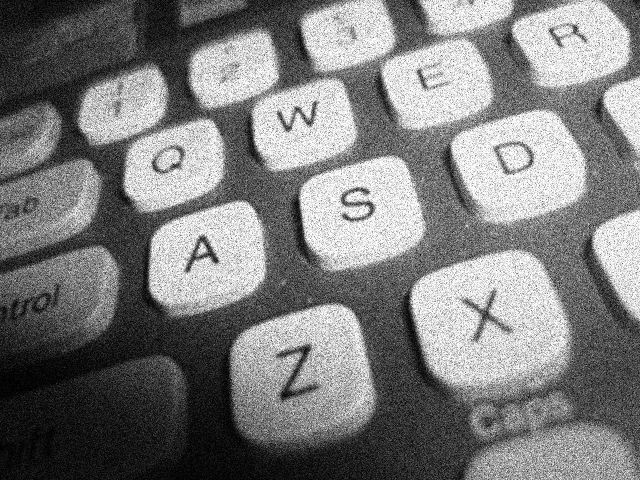
%> input picture testkb_noisy.pgm, 640 x 480 px; its folder holds 3 pictures in this run
$ octave edge_compare_noisy.m   (GNU Octave 9; MATLAB toolbox functions it lacks are replaced by stand-ins)
%> lines starting %> are read from the running program, lines starting %| are printed output that depends on the picture
%> further down, img is the input picture: size 480x640 uint8; min 0, max 255, mean 125.5
### high_level/try_edge_mask.m
% Copyright 2010 Martin Thompson (martin@parallelpoints.com). All rights reserved.
%
% Redistribution and use in source and binary forms, with or without modification, are
% permitted provided that the following conditions are met:
%
%    1. Redistributions of source code must retain the above copyright notice, this list of
%       conditions and the following disclaimer.
%
%    2. Redistributions in binary form must reproduce the above copyright notice, this list
%       of conditions and the following disclaimer in the documentation and/or other materials
%       provided with the distribution.
%
% THE SOFTWARE IS PROVIDED "AS IS", WITHOUT WARRANTY OF ANY KIND, EXPRESS OR IMPLIED, INCLUDING
% BUT NOT LIMITED TO THE WARRANTIES OF MERCHANTABILITY, FITNESS FOR A PARTICULAR PURPOSE AND
% NONINFRINGEMENT. IN NO EVENT SHALL THE AUTHOR BE LIABLE FOR ANY CLAIM, DAMAGES OR OTHER
% LIABILITY, WHETHER IN AN ACTION OF CONTRACT, TORT OR OTHERWISE, ARISING FROM, OUT OF OR IN
% CONNECTION WITH THE SOFTWARE OR THE USE OR OTHER DEALINGS IN THE SOFTWARE

function edge = try_edge_mask(img, mask, filename)
%> called with mask = [1 2 1; 0 0 0; -1 -2 -1], filename = 'testkb_noisy_sobel'
hs=mask;
vs=hs';

vedge=filter2(vs,img);
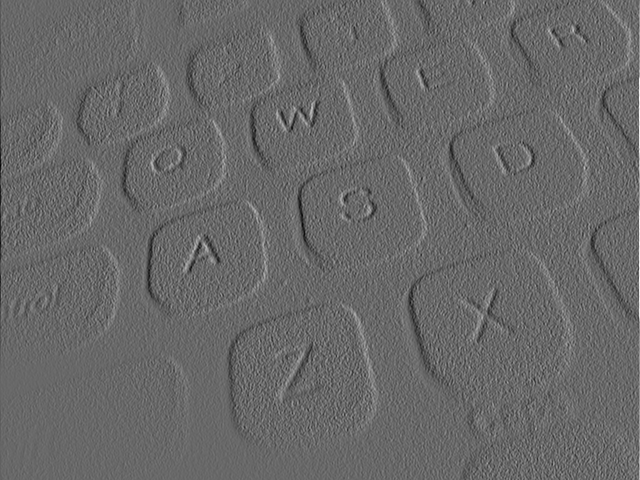
%> vedge: size 480x640 double; min -704, max 1010, mean -0.6; drawn with min black and max white
hedge=filter2(hs,img);
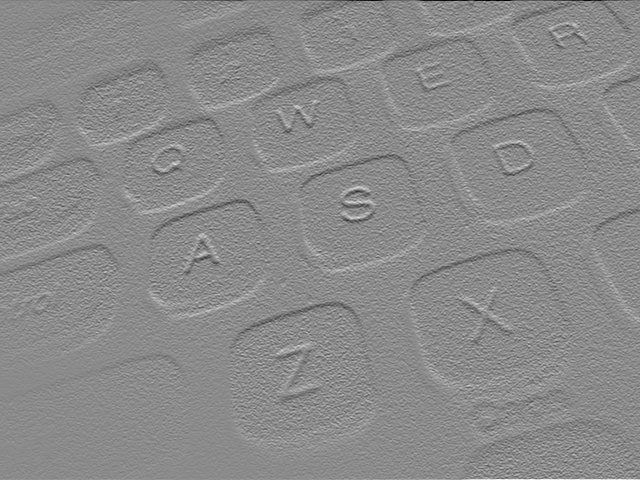
%> hedge: size 480x640 double; min -996, max 835, mean 0.3; drawn with min black and max white
% normalise to range [0,1.0]
vedge=vedge./max(vedge(:));
hedge=hedge./max(hedge(:));
imwrite(vedge, sprintf('%s_vertical.png', filename));
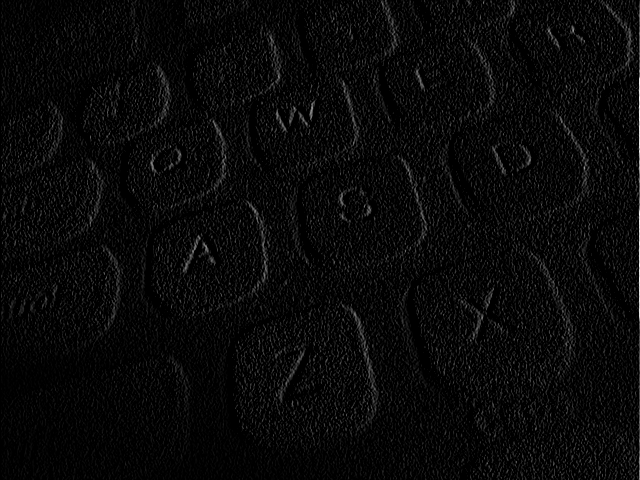
%> saved as testkb_noisy_sobel_vertical.png: size 480x640 uint8; min 0, max 255, mean 9
imwrite(hedge, sprintf('%s_horizontal.png', filename));
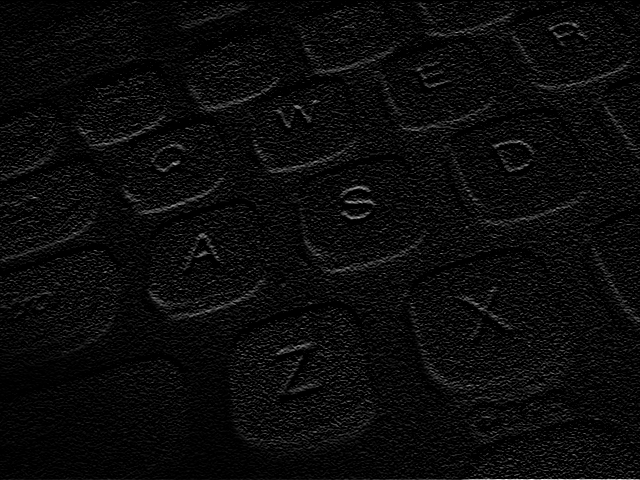
%> saved as testkb_noisy_sobel_horizontal.png: size 480x640 uint8; min 0, max 255, mean 11

% calculate magntude of edges
edge=vedge.^2+hedge.^2;

edge=edge./ max(edge(:));
imwrite(edge, sprintf('%s_edge.png', filename));

endfunction

### high_level/edge_compare_noisy.m
% Copyright 2010 Martin Thompson (martin@parallelpoints.com). All rights reserved.
%
% Redistribution and use in source and binary forms, with or without modification, are
% permitted provided that the following conditions are met:
%
%    1. Redistributions of source code must retain the above copyright notice, this list of
%       conditions and the following disclaimer.
%
%    2. Redistributions in binary form must reproduce the above copyright notice, this list
%       of conditions and the following disclaimer in the documentation and/or other materials
%       provided with the distribution.
%
% THE SOFTWARE IS PROVIDED "AS IS", WITHOUT WARRANTY OF ANY KIND, EXPRESS OR IMPLIED, INCLUDING
% BUT NOT LIMITED TO THE WARRANTIES OF MERCHANTABILITY, FITNESS FOR A PARTICULAR PURPOSE AND
% NONINFRINGEMENT. IN NO EVENT SHALL THE AUTHOR BE LIABLE FOR ANY CLAIM, DAMAGES OR OTHER
% LIABILITY, WHETHER IN AN ACTION OF CONTRACT, TORT OR OTHERWISE, ARISING FROM, OUT OF OR IN
% CONNECTION WITH THE SOFTWARE OR THE USE OR OTHER DEALINGS IN THE SOFTWARE

filename1='testkb_noisy';
img=imread(sprintf('../%s.pgm', filename1));
img=double(img); % convert to double so we can do non-integer maths
% Sobel
hs=[1 2 1; 0 0 0 ; -1 -2 -1];
edge=try_edge_mask(img, hs, sprintf('%s_sobel', filename1));
% or really simple
hs=[1 -1];vs=hs';
edge=try_edge_mask(img, hs, sprintf('%s_simple', filename1));
%> call 2 of try_edge_mask, with mask = [1 -1], filename = 'testkb_noisy_simple'
%> in try_edge_mask (call 2), `vedge=filter2(vs,img);`:
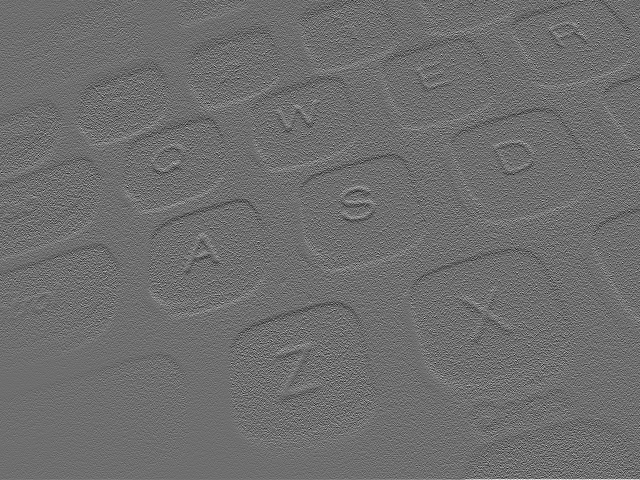
%> vedge: size 480x640 double; min -178, max 231, mean 0.2; drawn with min black and max white
%> in try_edge_mask (call 2), `imwrite(vedge, sprintf('%s_vertical.png', filename));`:
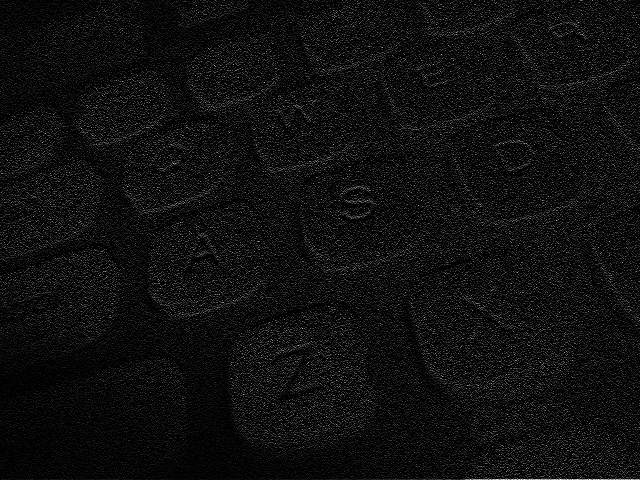
%> saved as testkb_noisy_simple_vertical.png: size 480x640 uint8; min 0, max 255, mean 14.7
%> in try_edge_mask (call 2), `edge=vedge.^2+hedge.^2;`:
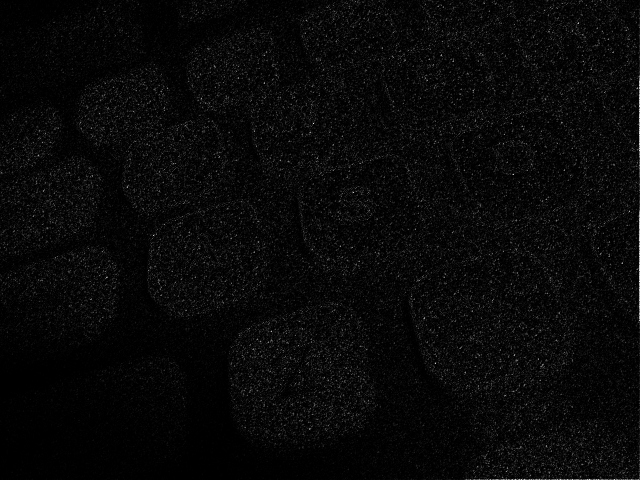
%> edge: size 480x640 double; min 0, max 1.2, mean 0.0418; drawn with min black and max white
